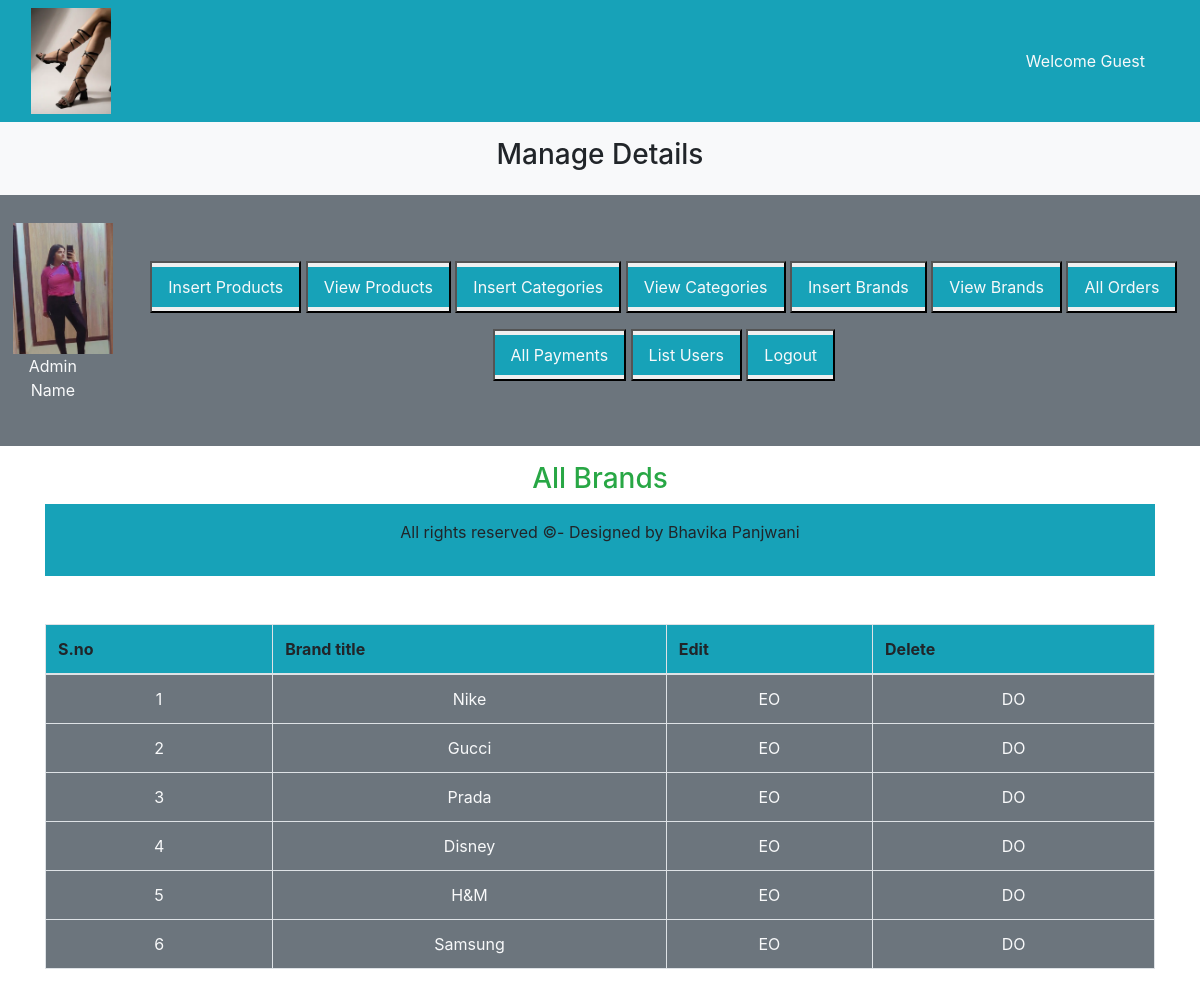
The app's page /admin_area/index.php?view_brands with its own data.
### tables this page shows
CREATE TABLE `brands` (
  `brand_id` int(11) NOT NULL,
  `brand_title` varchar(100) NOT NULL
);

### admin_area/view_brands.php (the view, shortened to what this page needs)
<h3 class="text-center text-success">All Brands</h3>
<table class="table table-bordered mt-5">
<thead class="bg-info">
<tr>
<th>S.no</th>
<th>Brand title</th>
<th>Edit</th>
<th>Delete</th>
</tr>
</thead>
<tbody class="bg-secondary text-light">
<tbody class="bg-secondary text-light">
<?php
$select_cat = "SELECT * FROM `brands`";
$result = mysqli_query($conn, $select_cat);
$number = 0;
while ($row = mysqli_fetch_assoc($result)) {
    $brand_title = $row['brand_title'];
    $number++;
?>
<tr class="text-center">
<td><?php echo $number?></td>
<td><?php echo $brand_title?></td>
<td><a href='' class='text-light'>EO</a></td>
<td><a href='' class='text-light'>DO</a></td>
</tr>
<?php
}
?>
</tbody>

### style.css (style rules this page uses)
* { margin: 0; padding: 0; box-sizing: border-box; overflow-x: hidden; }

### records on screen
brands: brand_title "Nike"
brands: brand_title "Gucci"
brands: brand_title "Prada"
brands: brand_title "Disney"
brands: brand_title "H&M"
brands: brand_title "Samsung"
